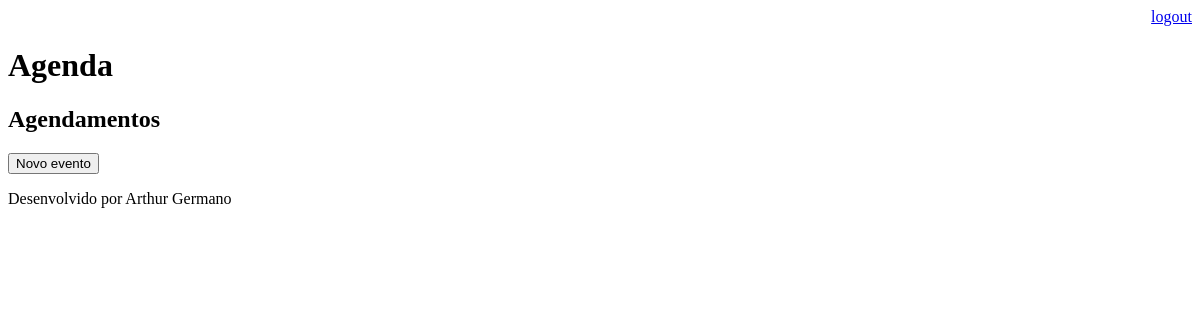
The page /agenda/ (signed in) on the database as committed earlier.
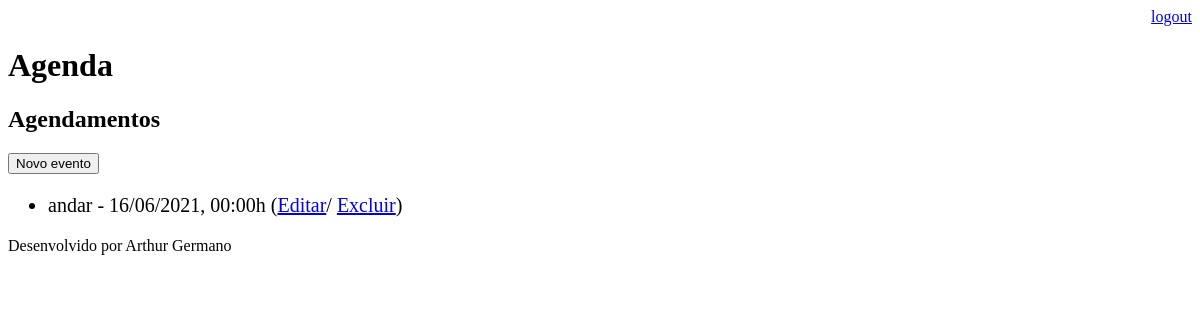
The same page on the database as committed later.
### core/models.py (models this page shows, shortened)
class Evento(models.Model):
    titulo = models.CharField(max_length=100)
    local = models.CharField(max_length=100)
    descricao = models.TextField(blank=True, null = True)
    data_evento = models.DateTimeField(verbose_name='Data do evento')
    data_criacao = models.DateTimeField(verbose_name='Data da criação do evento',
    auto_now=True)
    usuario = models.ForeignKey(User, on_delete=models.CASCADE)
    class Meta:
        db_table = 'evento'
    def get_data_evento(self):
        return self.data_evento.strftime('%d/%m/%Y, %H:%Mh')

### core/views.py (the view)
# urls.py: path('agenda/', views.lista_eventos),
@login_required(login_url='/login/')
def lista_eventos(request):
    usuario = request.user
    data_atual = datetime.now()-timedelta(hours=1)
    evento = Evento.objects.filter(usuario=usuario, data_evento__gt=data_atual)
    dados = {'eventos': evento} # dando nome a variável para o html
    return render(request, 'agenda.html', dados)

### templates/agenda.html
{% extends 'model-page.html' %}
{% block content %}
        <h2>Agendamentos</h2>
        <a href="evento/">
            <button type="button">Novo evento</button>
        </a>
        {% for evento in eventos %}
            <ul style="font-size: 20px">
                <li>
                     {{ evento.titulo }} - {{ evento.get_data_evento }}
                     (<a href="evento/?id={{ evento.id }}">Editar</a>/
                     <a href="evento/delete/{{ evento.id }}">Excluir</a>)
                </li>
            </ul>
        {% endfor %}
{% endblock %}

### templates/model-page.html
<!DOCTYPE html>
<html lang="pt">
    <head>
        {% include "model-header.html" %}
    </head>
    <body>
        {% block content %}{% endblock %}
        {% include "model-footer.html" %}
    </body>
</html>

### templates/model-header.html (shortened to what this page needs)
    <div align="right">
        <a href="/logout">logout</a>
    </div>
    <h1>Agenda</h1>

### templates/model-footer.html
<p>Desenvolvido por Arthur Germano</p>

Rows that differ between the two databases and show on the page:
added Evento: titulo "andar", get_data_evento "16/06/2021, 00:00h"
